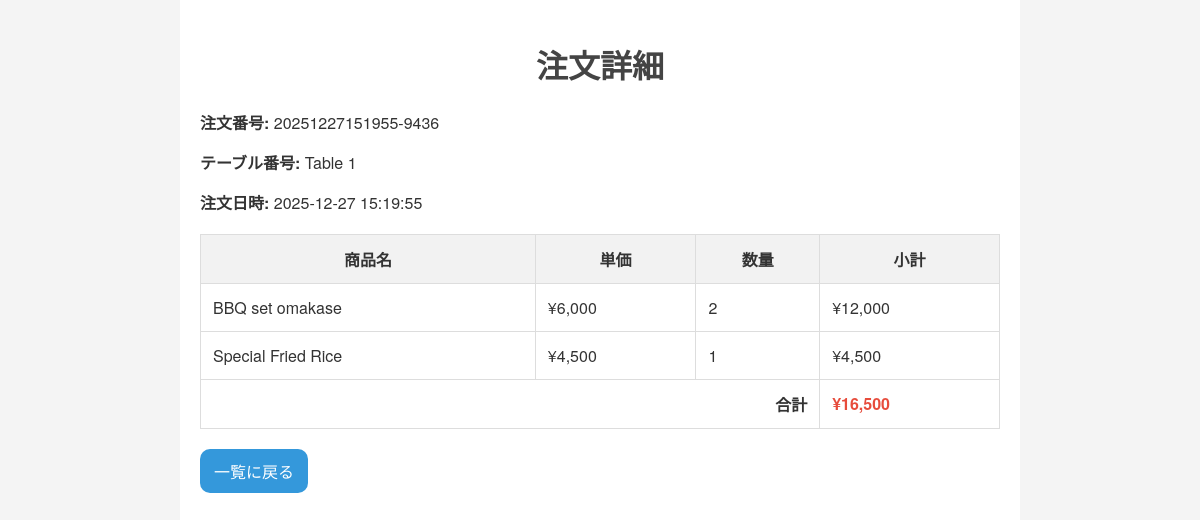
The page /order.php?orderNo=20251227151955-9436 on the database its author committed.
### tables this page shows
CREATE TABLE `smanagement` (
  `id` int(11) NOT NULL,
  `state` int(11) NOT NULL DEFAULT 1,
  `orderNo` varchar(50) NOT NULL,
  `tableNo` int(11) NOT NULL,
  `dateA` datetime NOT NULL DEFAULT current_timestamp(),
  `dateB` datetime NOT NULL DEFAULT current_timestamp()
);

CREATE TABLE `sorder` (
  `id` int(11) NOT NULL,
  `state` int(11) NOT NULL,
  `orderNo` varchar(20) NOT NULL,
  `itemNo` int(11) NOT NULL,
  `amount` int(11) NOT NULL
);

CREATE TABLE `sitem` (
  `id` int(11) NOT NULL,
  `state` int(11) DEFAULT 1,
  `category` int(11) NOT NULL,
  `name` varchar(50) NOT NULL,
  `price` int(11) NOT NULL
);

### order.php (the view, shortened to what this page needs)
<?php
require_once 'pdo.php';
$orderNo = isset($_GET['orderNo']) ? $_GET['orderNo'] : '';
$sqlMgmt = "SELECT * FROM sManagement WHERE orderNo = :orderNo";
$stmtMgmt = $pdo->prepare($sqlMgmt);
$stmtMgmt->bindValue(':orderNo', $orderNo, PDO::PARAM_STR);
$stmtMgmt->execute();
$mgmt = $stmtMgmt->fetch(PDO::FETCH_ASSOC);
$sqlDetail = "
    SELECT o.*, i.name, i.price
    FROM sOrder o
    JOIN sItem i ON o.itemNo = i.id
    WHERE o.orderNo = :orderNo
";
$stmtDetail = $pdo->prepare($sqlDetail);
$stmtDetail->bindValue(':orderNo', $orderNo, PDO::PARAM_STR);
$stmtDetail->execute();
$details = $stmtDetail->fetchAll(PDO::FETCH_ASSOC);
$total = 0;
foreach ($details as $d) {
    $total += $d['price'] * $d['amount'];
}
?>
<!DOCTYPE html>
<html lang="ja">
<head>
    <link rel="stylesheet" href="style.css">
</head>
<body>
    <div class="container">
        <h1>注文詳細</h1>
        <div style="margin-bottom: 20px;">
            <p><strong>注文番号:</strong> <?php echo htmlspecialchars($mgmt['orderNo']); ?></p>
            <p><strong>テーブル番号:</strong> Table <?php echo htmlspecialchars($mgmt['tableNo']); ?></p>
            <p><strong>注文日時:</strong> <?php echo htmlspecialchars($mgmt['dateA']); ?></p>
        </div>
        <table>
            <thead>
                <tr>
                    <th>商品名</th>
                    <th>単価</th>
                    <th>数量</th>
                    <th>小計</th>
                </tr>
            </thead>
            <tbody>
                <?php foreach ($details as $detail): ?>
                    <tr>
                        <td><?php echo htmlspecialchars($detail['name']); ?></td>
                        <td>¥<?php echo number_format($detail['price']); ?></td>
                        <td><?php echo htmlspecialchars($detail['amount']); ?></td>
                        <td>¥<?php echo number_format($detail['price'] * $detail['amount']); ?></td>
                    </tr>
                <?php endforeach; ?>
                <tr>
                    <td colspan="3" style="text-align: right; font-weight: bold;">合計</td>
                    <td style="font-weight: bold; color: #e74c3c;">¥<?php echo number_format($total); ?></td>
                </tr>
            </tbody>
        </table>
        <div style="margin-top: 20px;">
            <a href="management.php" class="btn">一覧に戻る</a>
        </div>
    </div>
</body>
</html>

### style.css (style rules this page uses)
body { font-family: "Helvetica Neue", Arial, "Hiragino Kaku Gothic ProN", "Hiragino Sans", Meiryo, sans-serif; margin: 0; padding: 0; background-color: #f4f4f4; color: #333; }
.container { max-width: 800px; margin: 0 auto; padding: 20px; background-color: #fff; min-height: 100vh; }
h1, h2 { text-align: center; color: #444; }
table { width: 100%; border-collapse: collapse; margin-top: 20px; }
th, td { border: 1px solid #ddd; padding: 12px; text-align: left; white-space: nowrap; }
th { background-color: #f2f2f2; text-align: center; }
.btn { display: inline-block; padding: 8px 15px; background-color: #3498db; color: #fff; text-decoration: none; border-radius: 4px; border: none; font-size: 1rem; cursor: pointer; font-family: inherit; }
.btn { padding:10px 14px; border-radius:10px; border:none; cursor:pointer; }

### rows shown on the page
smanagement: orderNo "20251227151955-9436", tableNo "1", dateA "2025-12-27 15:19:55"
sorder: sitem.name "BBQ set omakase", sitem.price "6,000", amount "2", $detail['price']*$detail['amount'] "12,000"
sorder: sitem.name "Special Fried Rice", sitem.price "4,500", amount "1", $detail['price']*$detail['amount'] "4,500"

### other values the page prints
$total "16,500"
